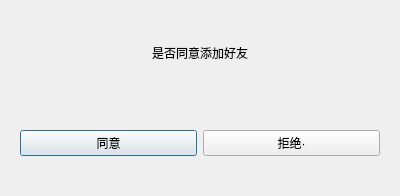
<?xml version="1.0" encoding="UTF-8"?>
<ui version="4.0">
 <class>choseadd</class>
 <widget class="QDialog" name="choseadd">
  <property name="geometry">
   <rect>
    <x>0</x>
    <y>0</y>
    <width>400</width>
    <height>196</height>
   </rect>
  </property>
  <property name="windowTitle">
   <string>Dialog</string>
  </property>
  <layout class="QVBoxLayout" name="verticalLayout">
   <item>
    <widget class="QLabel" name="label">
     <property name="text">
      <string>是否同意添加好友</string>
     </property>
     <property name="alignment">
      <set>Qt::AlignCenter</set>
     </property>
    </widget>
   </item>
   <item>
    <widget class="QWidget" name="widget" native="true">
     <layout class="QHBoxLayout" name="horizontalLayout">
      <item>
       <widget class="QPushButton" name="accept">
        <property name="text">
         <string>同意</string>
        </property>
       </widget>
      </item>
      <item>
       <widget class="QPushButton" name="pushButton_2">
        <property name="text">
         <string>拒绝·</string>
        </property>
       </widget>
      </item>
     </layout>
    </widget>
   </item>
  </layout>
 </widget>
 <resources/>
 <connections/>
</ui>
